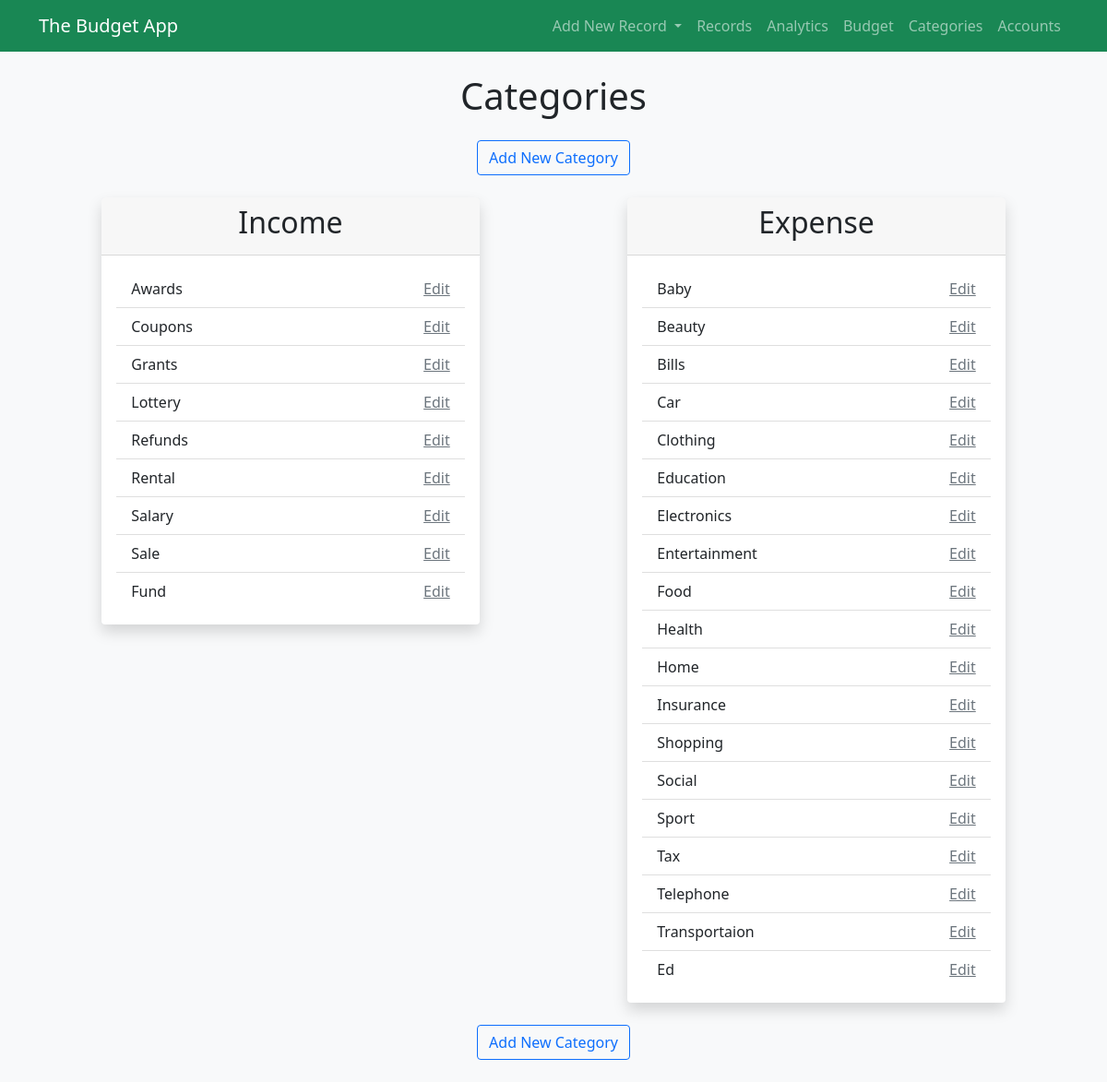
The page /categories on the database as committed earlier.
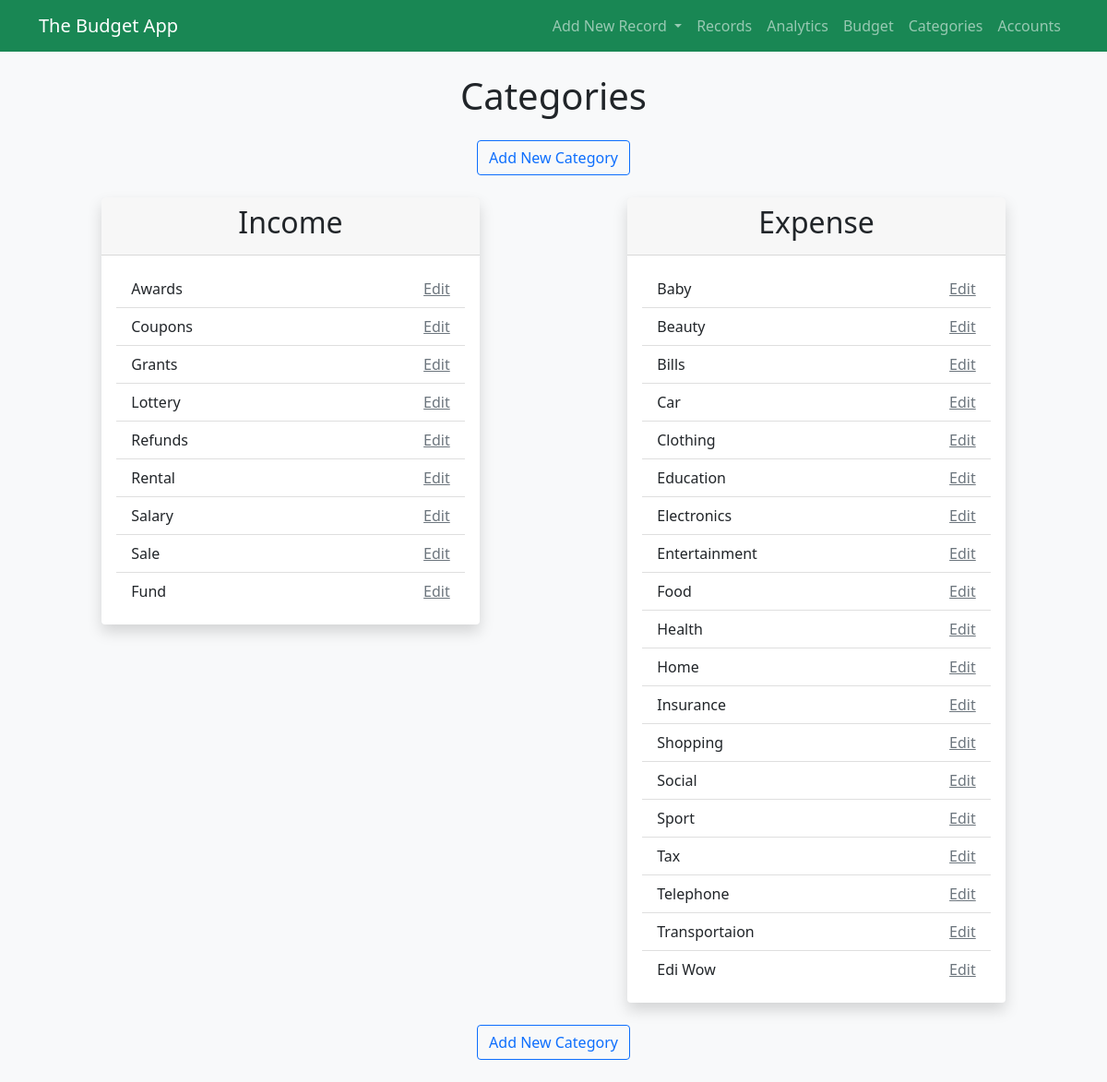
The same page on the database as committed later.
### the_budget_app/models.py (models this page shows, shortened)
class Category(models.Model):
    CATEGORY_TYPE = (
        ('income', 'Income'),
        ('expense', 'Expense'),
        ('transfer','Transfer')
    )
    category_type = models.CharField(max_length=8, choices=CATEGORY_TYPE)
    category_name = models.CharField(max_length=200)
    editable = models.BooleanField(default=True)
    class Meta:
        db_table = 'category'
        verbose_name_plural = 'categories'
    def expenses():
        return Category.objects.filter(category_type='expense')
    def incomes():
        return Category.objects.filter(category_type='income', editable=True)

### the_budget_app/views/category_view.py (the view)
# urls.py: path('', index.index, name='index'),
def index(request):
    expenses = Category.expenses()
    incomes = Category.incomes()
    context = {
        'expenses': expenses,
        'incomes': incomes,
    }
    return render(request, CATEGORY_INDEX, context)

### the_budget_app/templates/the_budget_app/category/index.html
{% extends '../base.html' %}
{% block content %}
<div class="container-lg mt-4 mb-4">
    <h1 class="text-center mb-4">Categories</h1>
    <div class="d-flex justify-content-center mt-4 mb-4">
        <a href="{% url 'the_budget:add_category' %}" class="btn btn-outline-primary">Add New Category</a>
    </div>
    <div class="row">
        <div class="col-md-6 mb-4">
            <div class="card shadow border-0 w-75 m-auto">
                <div class="card-header">
                    <h2 class="card-title text-center">Income</h2>
                </div>
                <div class="card-body">
                    <ul class="list-group list-group-flush">
                        {% for income in incomes %}
                        <li class="list-group-item">
                            {{ income.category_name }}
                            <span class="float-end">
                                <a href="{% url 'the_budget:edit_category' income.pk %}" class="link-secondary">
                                    Edit
                                </a>
                            </span>
                        </li>
                        {% endfor %}
                    </ul>
                </div>
            </div>
        </div>
        <div class="col-md-6 mb-4">
            <div class="card shadow border-0 w-75 m-auto">
                <div class="card-header">
                    <h2 class="card-title text-center">Expense</h2>
                </div>
                <div class="card-body">
                    <ul class="list-group list-group-flush">
                        {% for expense in expenses %}
                        <li class="list-group-item">
                            {{ expense.category_name }}
                            <span class="float-end">
                                <a href="{% url 'the_budget:edit_category' expense.pk %}" class="link-secondary">
                                    Edit
                                </a>
                            </span>
                        </li>
                        {% endfor %}
                    </ul>
                </div>
            </div>
        </div>
    </div>
    <div class="d-flex justify-content-center">
        <a href="{% url 'the_budget:add_category' %}" class="btn btn-outline-primary">Add New Category</a>
    </div>
</div>
{% endblock content %}

Rows that differ between the two databases and show on the page:
changed Category: category_name "Ed" → "Edi Wow"
